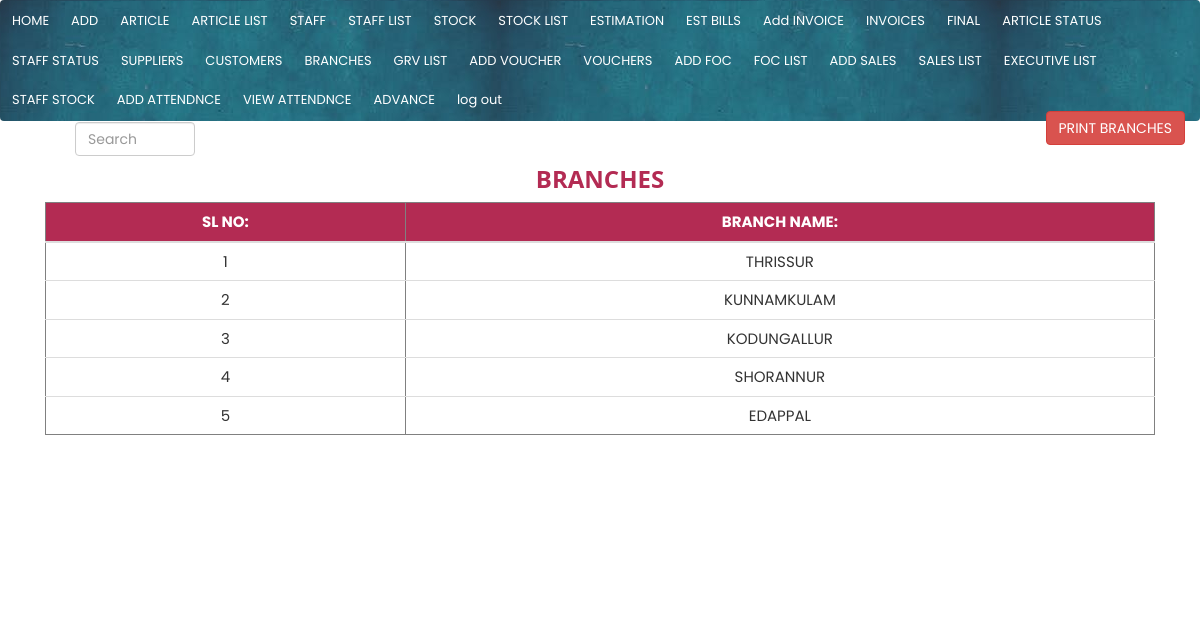
Page /view/view_branch.php (signed in) on the committed database.
### tables this page shows
CREATE TABLE `branches` (
  `branch_id` int(11) NOT NULL,
  `branch_name` varchar(250) NOT NULL
);

### view/view_branch.php (the view, shortened to what this page needs)
<?php
include("../main/navbar.php");
mysqli_query($conn,"ALTER TABLE `articles` ADD `cess` DECIMAL(11,2) NOT NULL DEFAULT '1' AFTER `fsold`;");
  mysqli_query($conn,"ALTER TABLE `staffs` ADD `staff_ta` DECIMAL(11,2) NOT NULL AFTER `credit_amount`, ADD `staff_allowance` DECIMAL(11,2) NOT NULL AFTER `staff_ta`, ADD `staff_incentive` DECIMAL(11,2) NOT NULL AFTER `staff_allowance`, ADD `advance_limit` DECIMAL(11,2) NOT NULL AFTER `staff_incentive`, ADD `area` VARCHAR(250) NOT NULL AFTER `advance_limit`, ADD `category` INT NOT NULL AFTER `area`, ADD `first_name` VARCHAR(250) NOT NULL AFTER `category`;");
  mysqli_query($conn,"CREATE TABLE `stock2`.`attendance` ( `id` INT NOT NULL AUTO_INCREMENT , `staff_id` INT NOT NULL , `attend` INT NOT NULL , `attend_date` DATE NOT NULL , PRIMARY KEY (`id`)) ENGINE = InnoDB;");
     mysqli_query($conn,"ALTER TABLE `voucher` CHANGE `voucher_amount` `voucher_amount` DECIMAL(11,2) NOT NULL;");
 ?>
<!DOCTYPE html>
<html>
<head>
</head>
<body>
 <div class="container" style="height: 42vw;">
    <div class="col-md-12">
    <div class="container">
    <div class="col-lg-4" ><input class="form-control" placeholder="Search" id="myInput" type="text" style="width: 10vw; *background-color: white; margin-top: 1vw; color: black;">   </div>
    <div class="col-lg-6" > </div>
    <div class="col-lg-8" style="text-align:  right;"><button class="btn btn-danger"  onclick="print_page()">PRINT BRANCHES</button>
    </div>
    </div>
    </div>
    <div id="printableArea"  class="col-md-12" >
      <h3 style="text-align: center;"><b>BRANCHES</b></h3>
    <table border="1" class="table" >
        <thead >
                   <tr>
                      <th> SL NO:</th>
                      <th>BRANCH NAME:</th>
                    </tr>
        </thead>
<tbody id="table">
<?php
        $sql="SELECT branch_id,branch_name FROM branches";
      $query=mysqli_query($conn,$sql);
      while($fetch=mysqli_fetch_array($query))
      {
       $branch_id=$fetch["branch_id"];
       $branch_name=$fetch["branch_name"];
?>
   <tr class="table_row">
     <td style="cursor: pointer;" > <?php echo $branch_id;?> </td>
     <td style="cursor: pointer;"> <?php echo $branch_name;?> </td>
   </tr>
    <?php
}
?>
</tbody>
</table>
</div>
</div>
</body>
</html>

### css/w3.css (style rules this page uses)
html { box-sizing:border-box }
*,*:before,*:after { box-sizing:inherit }
html { -ms-text-size-adjust:100%;-webkit-text-size-adjust:100% }
body { margin:0 }
b,strong { font-weight:bolder }
button,input,select,textarea,optgroup { font:inherit;margin:0 }
button,input { overflow:visible }
button,select { text-transform:none }
button,[type=button],[type=reset],[type=submit] { -webkit-appearance:button }
html,body { font-family:Verdana,sans-serif;font-size:15px;line-height:1.5 }
html { overflow-x:hidden }
h3 { font-size:24px }
h1,h2,h3,h4,h5,h6 { font-family:"Segoe UI",Arial,sans-serif;font-weight:400;margin:10px 0 }

### main/navbar.php (style rules this page uses)
body { margin:0; }

### rows in the picture
branches: branch_id "1", branch_name "THRISSUR"
branches: branch_id "2", branch_name "KUNNAMKULAM"
branches: branch_id "3", branch_name "KODUNGALLUR"
branches: branch_id "4", branch_name "SHORANNUR"
branches: branch_id "5", branch_name "EDAPPAL"
